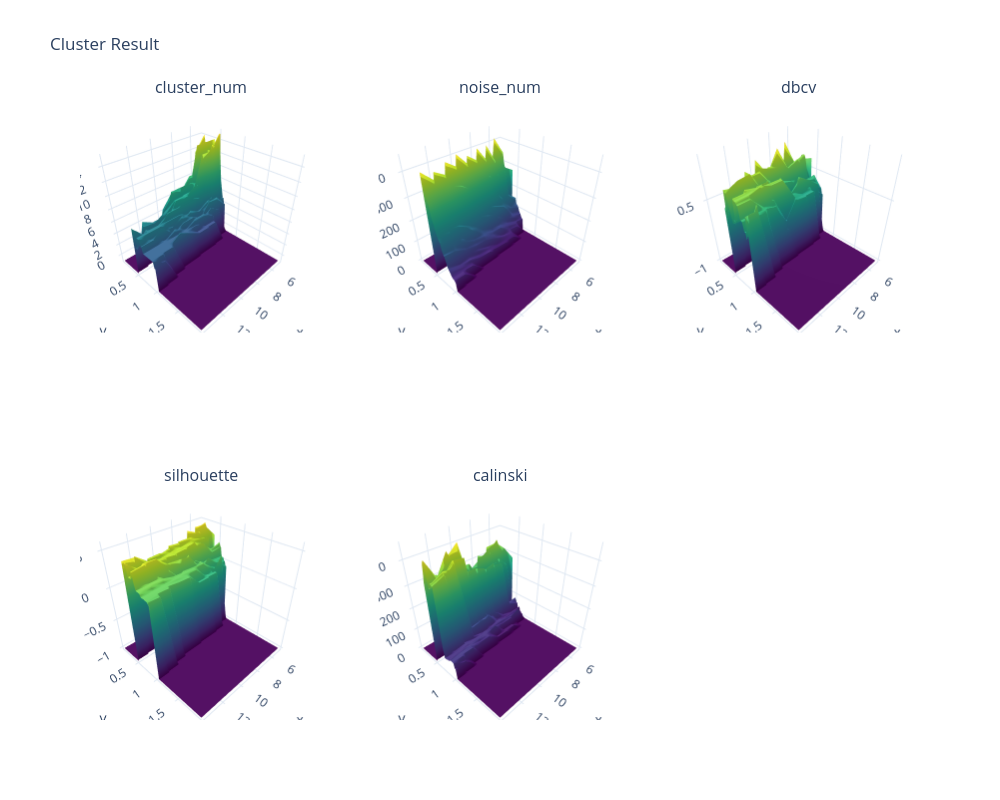

Write notebook code for a chart like this one.
### Code cell
utils.ShowClusterResult(df_cut,['cluster_num','noise_num','dbcv','silhouette','calinski'],
                        cut_thre = 3,cut_col_name = 'cluster_num',
                        cut_mode = '<')

### Figure 1 — Plotly figure (JSON) as saved in the notebook; plotly's stock layout.template omitted (floating-point values rounded to 4 significant figures; data arrays with more than 128 entries replaced by an {"elided": "..."} marker saying what was removed)
{"data": [{"colorscale": [[0, "#440154"], [0.1111, "#482878"], [0.2222, "#3e4989"], [0.3333, "#31688e"], [0.4444, "#26828e"], [0.5556, "#1f9e89"], [0.6667, "#35b779"], [0.7778, "#6ece58"], [0.8889, "#b5de2b"], [1, "#fde725"]], "scene": "scene", "showscale": false, "type": "surface", "x": [5, 6, 7, 8, 9, 10, 11, 12, 13, 14], "y": [0.1, 0.12, 0.14, 0.16, 0.18, 0.2, 0.22, 0.24, 0.26, 0.28, 0.3, 0.32, 0.34, 0.36, 0.38, 0.4, 0.42, 0.44, 0.46, 0.48, 0.5, 0.52, 0.54, 0.56, 0.58, 0.6, 0.62, 0.64, 0.66, 0.68, 0.7, 0.72, 0.74, 0.76, 0.78, 0.8, 0.82, 0.84, 0.86, 0.88, 0.9, 0.92, 0.94, 0.96, 0.98, 1, 1.02, 1.04, 1.06, 1.08, 1.1, 1.12, 1.14, 1.16, 1.18, 1.2, 1.22, 1.24, 1.26, 1.28, 1.3, 1.32, 1.34, 1.36, 1.38, 1.4, 1.42, 1.44, 1.46, 1.48, 1.5, 1.52, 1.54, 1.56, 1.58, 1.6, 1.62, 1.64, 1.66, 1.68, 1.7, 1.72, 1.74, 1.76, 1.78, 1.8, 1.82, 1.84, 1.86, 1.88, 1.9, 1.92, 1.94, 1.96, 1.98], "z": {"elided": "95x10 int values"}}, {"colorscale": [[0, "#440154"], [0.1111, "#482878"], [0.2222, "#3e4989"], [0.3333, "#31688e"], [0.4444, "#26828e"], [0.5556, "#1f9e89"], [0.6667, "#35b779"], [0.7778, "#6ece58"], [0.8889, "#b5de2b"], [1, "#fde725"]], "scene": "scene2", "showscale": false, "type": "surface", "x": [5, 6, 7, 8, 9, 10, 11, 12, 13, 14], "y": [0.1, 0.12, 0.14, 0.16, 0.18, 0.2, 0.22, 0.24, 0.26, 0.28, 0.3, 0.32, 0.34, 0.36, 0.38, 0.4, 0.42, 0.44, 0.46, 0.48, 0.5, 0.52, 0.54, 0.56, 0.58, 0.6, 0.62, 0.64, 0.66, 0.68, 0.7, 0.72, 0.74, 0.76, 0.78, 0.8, 0.82, 0.84, 0.86, 0.88, 0.9, 0.92, 0.94, 0.96, 0.98, 1, 1.02, 1.04, 1.06, 1.08, 1.1, 1.12, 1.14, 1.16, 1.18, 1.2, 1.22, 1.24, 1.26, 1.28, 1.3, 1.32, 1.34, 1.36, 1.38, 1.4, 1.42, 1.44, 1.46, 1.48, 1.5, 1.52, 1.54, 1.56, 1.58, 1.6, 1.62, 1.64, 1.66, 1.68, 1.7, 1.72, 1.74, 1.76, 1.78, 1.8, 1.82, 1.84, 1.86, 1.88, 1.9, 1.92, 1.94, 1.96, 1.98], "z": {"elided": "95x10 int values"}}, {"colorscale": [[0, "#440154"], [0.1111, "#482878"], [0.2222, "#3e4989"], [0.3333, "#31688e"], [0.4444, "#26828e"], [0.5556, "#1f9e89"], [0.6667, "#35b779"], [0.7778, "#6ece58"], [0.8889, "#b5de2b"], [1, "#fde725"]], "scene": "scene3", "showscale": false, "type": "surface", "x": [5, 6, 7, 8, 9, 10, 11, 12, 13, 14], "y": [0.1, 0.12, 0.14, 0.16, 0.18, 0.2, 0.22, 0.24, 0.26, 0.28, 0.3, 0.32, 0.34, 0.36, 0.38, 0.4, 0.42, 0.44, 0.46, 0.48, 0.5, 0.52, 0.54, 0.56, 0.58, 0.6, 0.62, 0.64, 0.66, 0.68, 0.7, 0.72, 0.74, 0.76, 0.78, 0.8, 0.82, 0.84, 0.86, 0.88, 0.9, 0.92, 0.94, 0.96, 0.98, 1, 1.02, 1.04, 1.06, 1.08, 1.1, 1.12, 1.14, 1.16, 1.18, 1.2, 1.22, 1.24, 1.26, 1.28, 1.3, 1.32, 1.34, 1.36, 1.38, 1.4, 1.42, 1.44, 1.46, 1.48, 1.5, 1.52, 1.54, 1.56, 1.58, 1.6, 1.62, 1.64, 1.66, 1.68, 1.7, 1.72, 1.74, 1.76, 1.78, 1.8, 1.82, 1.84, 1.86, 1.88, 1.9, 1.92, 1.94, 1.96, 1.98], "z": {"elided": "95x10 float values"}}, {"colorscale": [[0, "#440154"], [0.1111, "#482878"], [0.2222, "#3e4989"], [0.3333, "#31688e"], [0.4444, "#26828e"], [0.5556, "#1f9e89"], [0.6667, "#35b779"], [0.7778, "#6ece58"], [0.8889, "#b5de2b"], [1, "#fde725"]], "scene": "scene4", "showscale": false, "type": "surface", "x": [5, 6, 7, 8, 9, 10, 11, 12, 13, 14], "y": [0.1, 0.12, 0.14, 0.16, 0.18, 0.2, 0.22, 0.24, 0.26, 0.28, 0.3, 0.32, 0.34, 0.36, 0.38, 0.4, 0.42, 0.44, 0.46, 0.48, 0.5, 0.52, 0.54, 0.56, 0.58, 0.6, 0.62, 0.64, 0.66, 0.68, 0.7, 0.72, 0.74, 0.76, 0.78, 0.8, 0.82, 0.84, 0.86, 0.88, 0.9, 0.92, 0.94, 0.96, 0.98, 1, 1.02, 1.04, 1.06, 1.08, 1.1, 1.12, 1.14, 1.16, 1.18, 1.2, 1.22, 1.24, 1.26, 1.28, 1.3, 1.32, 1.34, 1.36, 1.38, 1.4, 1.42, 1.44, 1.46, 1.48, 1.5, 1.52, 1.54, 1.56, 1.58, 1.6, 1.62, 1.64, 1.66, 1.68, 1.7, 1.72, 1.74, 1.76, 1.78, 1.8, 1.82, 1.84, 1.86, 1.88, 1.9, 1.92, 1.94, 1.96, 1.98], "z": {"elided": "95x10 float values"}}, {"colorscale": [[0, "#440154"], [0.1111, "#482878"], [0.2222, "#3e4989"], [0.3333, "#31688e"], [0.4444, "#26828e"], [0.5556, "#1f9e89"], [0.6667, "#35b779"], [0.7778, "#6ece58"], [0.8889, "#b5de2b"], [1, "#fde725"]], "scene": "scene5", "showscale": false, "type": "surface", "x": [5, 6, 7, 8, 9, 10, 11, 12, 13, 14], "y": [0.1, 0.12, 0.14, 0.16, 0.18, 0.2, 0.22, 0.24, 0.26, 0.28, 0.3, 0.32, 0.34, 0.36, 0.38, 0.4, 0.42, 0.44, 0.46, 0.48, 0.5, 0.52, 0.54, 0.56, 0.58, 0.6, 0.62, 0.64, 0.66, 0.68, 0.7, 0.72, 0.74, 0.76, 0.78, 0.8, 0.82, 0.84, 0.86, 0.88, 0.9, 0.92, 0.94, 0.96, 0.98, 1, 1.02, 1.04, 1.06, 1.08, 1.1, 1.12, 1.14, 1.16, 1.18, 1.2, 1.22, 1.24, 1.26, 1.28, 1.3, 1.32, 1.34, 1.36, 1.38, 1.4, 1.42, 1.44, 1.46, 1.48, 1.5, 1.52, 1.54, 1.56, 1.58, 1.6, 1.62, 1.64, 1.66, 1.68, 1.7, 1.72, 1.74, 1.76, 1.78, 1.8, 1.82, 1.84, 1.86, 1.88, 1.9, 1.92, 1.94, 1.96, 1.98], "z": {"elided": "95x10 float values"}}], "layout": {"annotations": [{"font": {"size": 16}, "showarrow": false, "text": "cluster_num", "x": 0.1444, "xanchor": "center", "xref": "paper", "y": 1, "yanchor": "bottom", "yref": "paper"}, {"font": {"size": 16}, "showarrow": false, "text": "noise_num", "x": 0.5, "xanchor": "center", "xref": "paper", "y": 1, "yanchor": "bottom", "yref": "paper"}, {"font": {"size": 16}, "showarrow": false, "text": "dbcv", "x": 0.8556, "xanchor": "center", "xref": "paper", "y": 1, "yanchor": "bottom", "yref": "paper"}, {"font": {"size": 16}, "showarrow": false, "text": "silhouette", "x": 0.1444, "xanchor": "center", "xref": "paper", "y": 0.375, "yanchor": "bottom", "yref": "paper"}, {"font": {"size": 16}, "showarrow": false, "text": "calinski", "x": 0.5, "xanchor": "center", "xref": "paper", "y": 0.375, "yanchor": "bottom", "yref": "paper"}], "height": 800, "scene": {"domain": {"x": [0, 0.2889], "y": [0.625, 1]}}, "scene2": {"domain": {"x": [0.3556, 0.6444], "y": [0.625, 1]}}, "scene3": {"domain": {"x": [0.7111, 1], "y": [0.625, 1]}}, "scene4": {"domain": {"x": [0, 0.2889], "y": [0, 0.375]}}, "scene5": {"domain": {"x": [0.3556, 0.6444], "y": [0, 0.375]}}, "scene6": {"domain": {"x": [0.7111, 1], "y": [0, 0.375]}}, "title": {"text": "Cluster Result"}, "width": 1000}}
